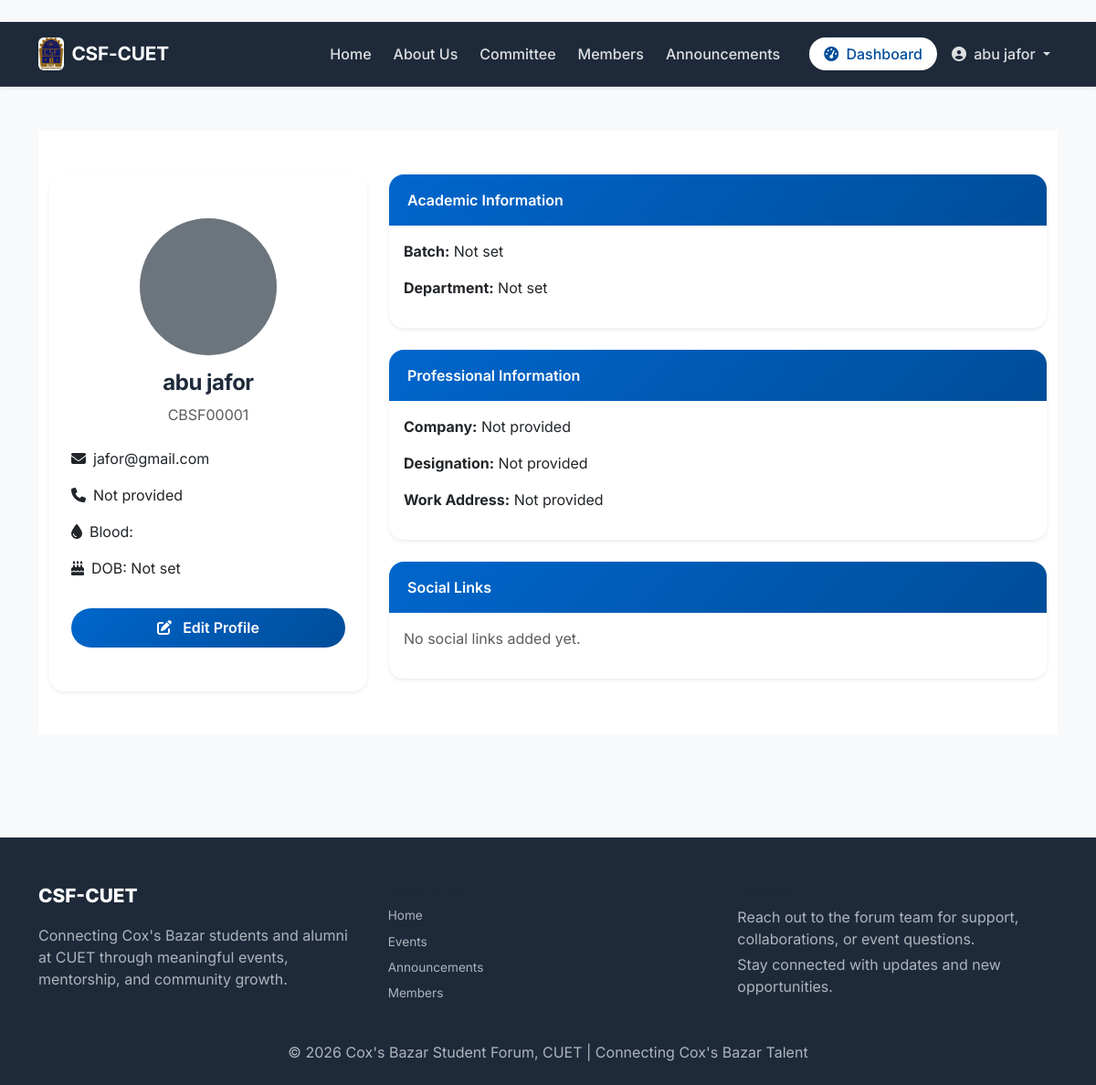
Page /profile/ (signed in) on the earlier database version.
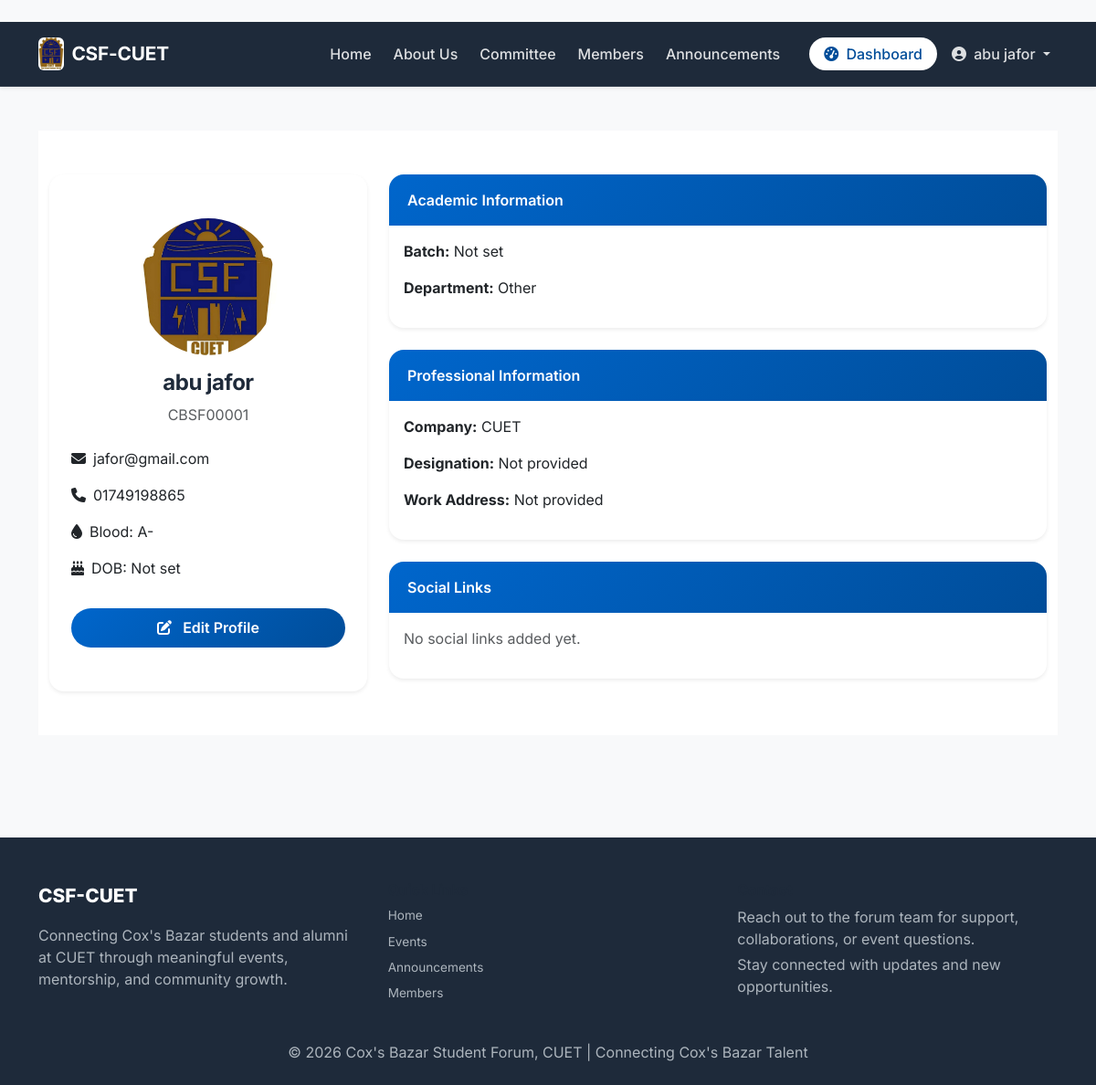
Same page on the later database version.
### core/models.py (models this page shows, shortened)
class User(AbstractBaseUser, PermissionsMixin):
    ROLE_CHOICES = [('member', 'Member'), ('admin', 'Admin')]
    STATUS_CHOICES = [('pending', 'Pending Approval'), ('active', 'Active'), ('inactive', 'Inactive')]
    BLOOD_GROUPS = [('A+','A+'),('A-','A-'),('B+','B+'),('B-','B-'),('AB+','AB+'),('AB-','AB-'),('O+','O+'),('O-','O-')]
    GENDER_CHOICES = [('Male','Male'),('Female','Female'),('Other','Other')]
    UPAZILA_CHOICES = [
        ('Cox\'s Bazar Sadar', "Cox's Bazar Sadar"),
        ('Teknaf', 'Teknaf'),
        ('Ukhiya', 'Ukhiya'),
        ('Chakaria', 'Chakaria'),
        ('Ramu', 'Ramu'),
        ('Pekua', 'Pekua'),
        ('Maheshkhali', 'Maheshkhali'),
        ('Kutubdia', 'Kutubdia'),
        ('Eidgaon', 'Eidgaon'),
        ('Other', 'Other'),
    ]
    id = models.AutoField(primary_key=True)
    serial_no = models.CharField(max_length=20, unique=True, blank=True, null=True)
    full_name = models.CharField(max_length=200)
    email = models.EmailField(unique=True)
    batch = models.IntegerField(null=True, blank=True)
    department = models.ForeignKey(Department, on_delete=models.SET_NULL, null=True)
    blood_group = models.CharField(max_length=3, choices=BLOOD_GROUPS)
    gender = models.CharField(max_length=10, choices=GENDER_CHOICES)
    phone = models.CharField(max_length=15)
    address = models.TextField(blank=True)
    dob = models.DateField(null=True, blank=True)
    profile_photo = models.ImageField(upload_to='profile_photos/', null=True, blank=True)
    upazila = models.CharField(max_length=100, choices=UPAZILA_CHOICES, blank=True)
    linkedin = models.URLField(blank=True)
    facebook = models.URLField(blank=True)
    twitter = models.URLField(blank=True)
    instagram = models.URLField(blank=True)
    company = models.CharField(max_length=150, blank=True)
    designation = models.CharField(max_length=100, blank=True)
    work_address = models.TextField(blank=True)
    status = models.CharField(max_length=10, choices=STATUS_CHOICES, default='pending')
    role = models.CharField(max_length=10, choices=ROLE_CHOICES, default='member')
    date_joined = models.DateTimeField(default=timezone.now)
    is_active = models.BooleanField(default=True)
    is_staff = models.BooleanField(default=False)
    objects = UserManager()
    USERNAME_FIELD = 'email'
    REQUIRED_FIELDS = ['full_name']

class Department(models.Model):
    id = models.AutoField(primary_key=True)
    name = models.CharField(max_length=100, unique=True)
    class Meta:
        ordering = ['name']

### core/views.py (the view)
@login_required
def view_profile(request):
    return render(request, 'core/view_profile.html', {'profile_user': request.user})

### core/templates/core/view_profile.html (shortened to what this page needs)
﻿{% extends 'core/base.html' %}
{% block content %}
<div class="section bg-white py-5">
    <div class="container">
        <div class="row g-4">
            <div class="col-lg-4">
                <div class="card text-center shadow-sm">
                    <div class="card-body px-4 py-5">
                        {% if profile_user.profile_photo %}
                            <img src="{{ profile_user.profile_photo.url }}" class="rounded-circle mx-auto mb-3" style="width:150px;height:150px;object-fit:cover;" alt="{{ profile_user.full_name }}">
                        {% else %}
                            <div class="bg-secondary rounded-circle mx-auto mb-3" style="width:150px;height:150px;"></div>
                        {% endif %}
                        <h4>{{ profile_user.full_name }}</h4>
                        <p class="text-muted">{{ profile_user.serial_no|default:"No serial assigned" }}</p>
                        <div class="text-start mt-4">
                            <p><i class="fas fa-envelope me-2"></i>{{ profile_user.email }}</p>
                            <p><i class="fas fa-phone me-2"></i>{{ profile_user.phone|default:"Not provided" }}</p>
                            <p><i class="fas fa-tint me-2"></i>Blood: {{ profile_user.blood_group }}</p>
                            <p><i class="fas fa-birthday-cake me-2"></i>DOB: {{ profile_user.dob|date:"F j, Y"|default:"Not set" }}</p>
                        </div>
                        <a href="{% url 'core:update_profile' %}" class="btn btn-primary w-100 mt-3"><i class="fas fa-edit me-2"></i> Edit Profile</a>
                    </div>
                </div>
            </div>
            <div class="col-lg-8">
                <div class="card mb-4 shadow-sm">
                    <div class="card-header bg-primary text-white">Academic Information</div>
                    <div class="card-body">
                        <p><strong>Batch:</strong> {{ profile_user.batch|default:"Not set" }}</p>
                        <p><strong>Department:</strong> {{ profile_user.department.name|default:"Not set" }}</p>
                    </div>
                </div>
                <div class="card mb-4 shadow-sm">
                    <div class="card-header bg-primary text-white">Professional Information</div>
                    <div class="card-body">
                        <p><strong>Company:</strong> {{ profile_user.company|default:"Not provided" }}</p>
                        <p><strong>Designation:</strong> {{ profile_user.designation|default:"Not provided" }}</p>
                        <p><strong>Work Address:</strong> {{ profile_user.work_address|default:"Not provided" }}</p>
                    </div>
                </div>
                <div class="card shadow-sm">
                    <div class="card-header bg-primary text-white">Social Links</div>
                    <div class="card-body">
                        {% if not profile_user.linkedin and not profile_user.facebook and not profile_user.twitter and not profile_user.instagram %}
                            <p class="text-muted">No social links added yet.</p>
                        {% endif %}
                    </div>
                </div>
            </div>
        </div>
    </div>
</div>
{% endblock %}

### core/templates/core/base.html (shortened to what the changed rows need)
﻿<!DOCTYPE html>
<html lang="en">
<head>
    {% load static %}
    <link href="https://cdn.jsdelivr.net/npm/bootstrap@5.3.0/dist/css/bootstrap.min.css" rel="stylesheet">
    <link rel="stylesheet" href="https://cdnjs.cloudflare.com/ajax/libs/font-awesome/6.4.0/css/all.min.css">
    <link rel="stylesheet" href="{% static 'core/css/style.css' %}">
</head>
<body>
    <nav class="navbar navbar-expand-lg navbar-dark navbar-glass shadow-sm">
        <div class="container">
            <div class="collapse navbar-collapse" id="navbarNav">
                <ul class="navbar-nav ms-auto align-items-lg-center gap-2">
                    {% if user.is_authenticated and user.status == 'active' %}
                        <li class="nav-item ms-lg-3">
                            <a class="nav-link btn btn-light text-primary px-3" href="{% url 'core:dashboard' %}">
                                <i class="fas fa-tachometer-alt me-1"></i> Dashboard
                            </a>
                        </li>
                        <li class="nav-item dropdown">
                            <a class="nav-link dropdown-toggle" href="#" id="navbarProfileDropdown" role="button"
                               data-bs-toggle="dropdown" aria-expanded="false">
                                <i class="fas fa-user-circle me-1"></i> {{ user.full_name|truncatechars:18 }}
                            </a>
                        </li>
                    {% else %}
                        <li class="nav-item ms-lg-2"><a class="nav-link btn btn-outline-light px-3" href="{% url 'core:register' %}">Sign Up</a></li>
                        <li class="nav-item ms-lg-2"><a class="nav-link btn btn-light px-3" href="{% url 'core:login' %}">Login</a></li>
                    {% endif %}
                </ul>
            </div>
        </div>
    </nav>
    <main class="main-content py-5">
        <div class="container">
            {% block content %}{% endblock %}
        </div>
    </main>
</body>
</html>

Differences in the rows shown:
changed User "abu jafor": profile_photo: picture added; phone "Not provided" → "01749198865"; blood_group (not shown) → "A-"; department.name "Not set" → "Other"; company "Not provided" → "CUET"; profile_photo empty → "profile_photos/logo.jpg" (drawn)
